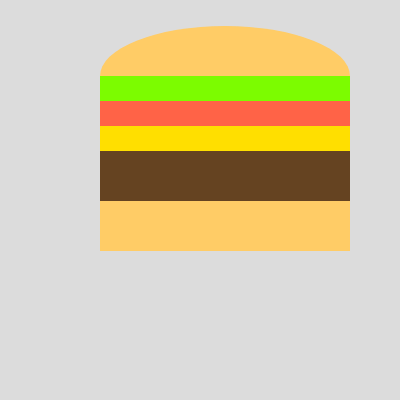
Frame 1 (no input)
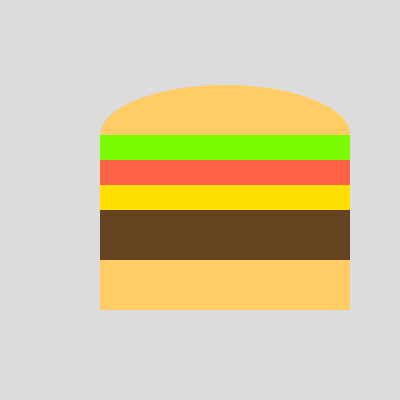
Frame 60 (no input)
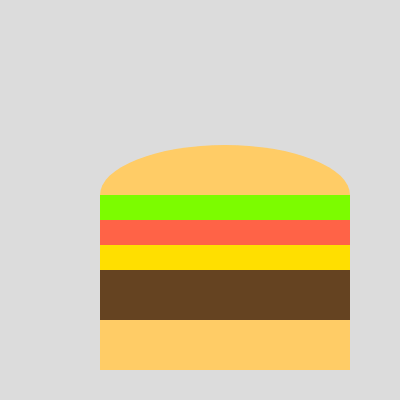
Frame 120 (the mouse pressed at the canvas centre since frame 60)

The p5.js sketch that drew these frames (run headless with seeded random() and noise() and a simulated clock; from frame 60 on, the mouse is pressed at the canvas centre):

// p5.js sketch
// ── sketch.js
// This variable controls how far up or down the burger is
let animate = -150;  // Starts the burger above the canvas

function setup() {
  createCanvas(400, 400);
  noStroke();
}

function draw() {
  background(220);

  // Makes the burger move down slowly
  if (animate < 0) {
    animate = animate + 1;  // Moves down by 1 pixel per frame
  }

  // Drawing the burger parts, adding animate to their y axis positions
  // Top Bun
  fill(255, 204, 102);
  arc(225, 225 + animate, 250, 100, PI, 0);

  // Lettuce
  fill(124, 252, 0);
  rect(100, 225 + animate, 250, 25);

  // Ketchup
  fill(255, 99, 71);
  rect(100, 250 + animate, 250, 25);

  // Mustard
  fill(255, 223, 0);
  rect(100, 275 + animate, 250, 25);

  // Patty
  fill(101, 67, 33);
  rect(100, 300 + animate, 250, 50);

  // Bottom Bun
  fill(255, 204, 102);
  rect(100, 350 + animate, 250, 50);
}
